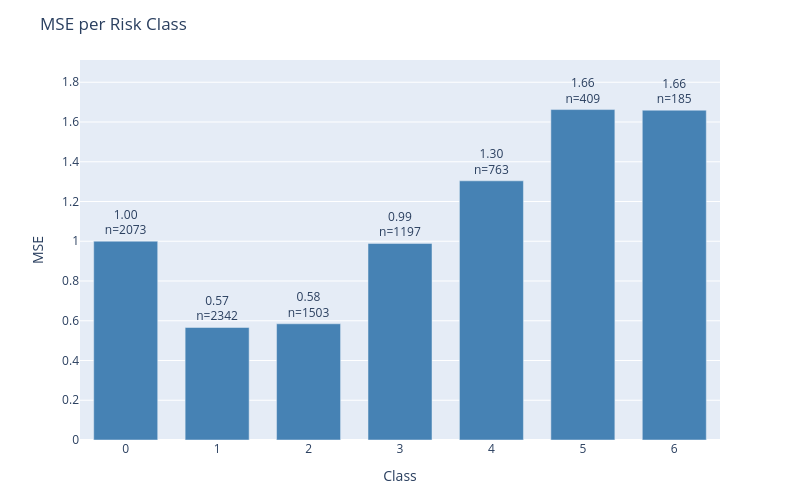

The cell this chart's notebook holds for it:
### Code cell
plot_error_by_group(
    df=results_test,
    y_true_col='actual',
    y_pred_col='prediction',
    group_by='class',
    metric='mse',
    title='MSE per Risk Class'
)

### Figure 1 — Plotly figure (JSON) as saved in the notebook; plotly's stock layout.template omitted (floating-point values rounded to 4 significant figures)
{"data": [{"marker": {"color": "steelblue"}, "text": ["1.00<br>n=2073", "0.57<br>n=2342", "0.58<br>n=1503", "0.99<br>n=1197", "1.30<br>n=763", "1.66<br>n=409", "1.66<br>n=185"], "textposition": "outside", "type": "bar", "x": ["0", "1", "2", "3", "4", "5", "6"], "y": [1.0, 0.5662, 0.5848, 0.9891, 1.304, 1.663, 1.659]}], "layout": {"bargap": 0.3, "height": 500, "margin": {"b": 60, "t": 60}, "title": {"text": "MSE per Risk Class"}, "uniformtext": {"minsize": 8, "mode": "hide"}, "width": 800, "xaxis": {"title": {"text": "Class"}}, "yaxis": {"range": [0, 1.912], "title": {"text": "MSE"}}}}
